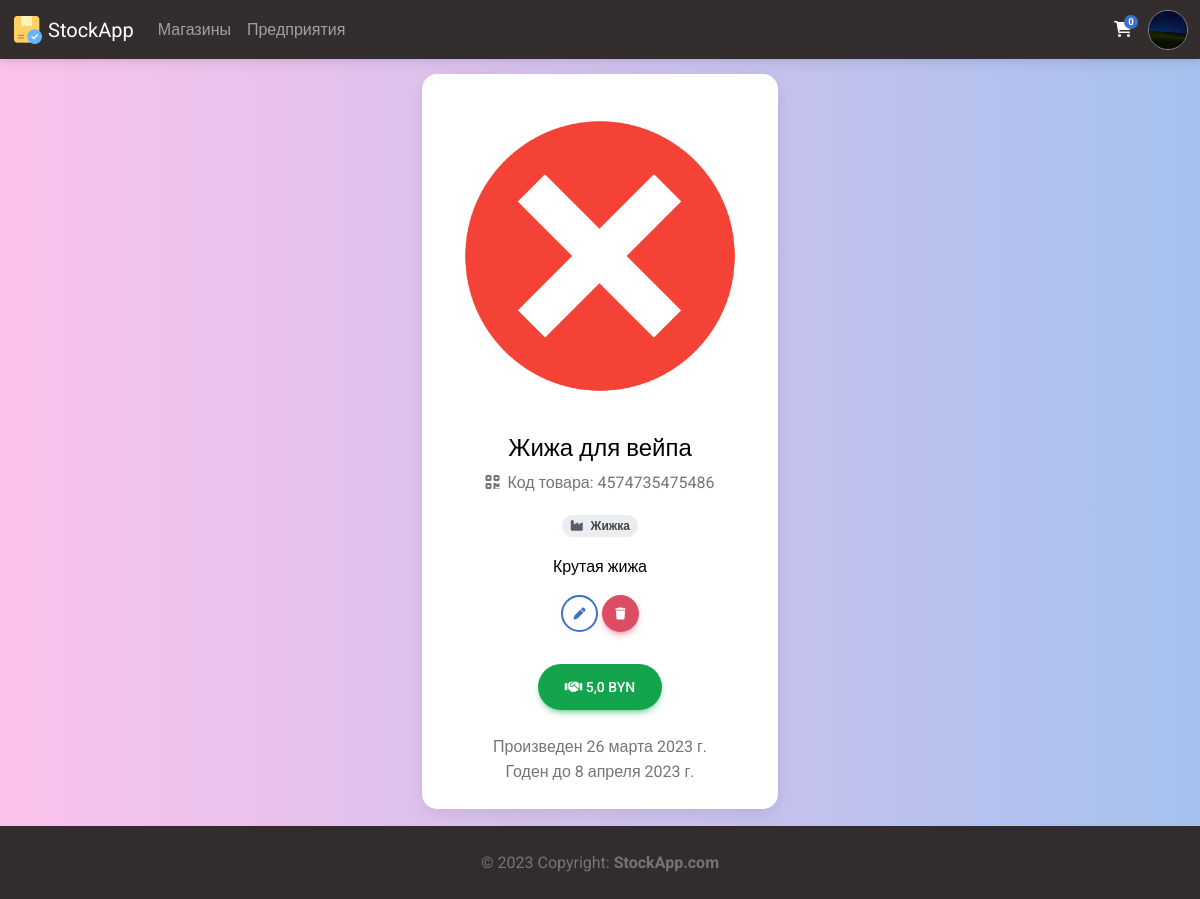
/manufacture/view_item/31 (signed in), run on the app's committed database.
### Members/models.py (models this page shows, shortened)
class Profile(models.Model):
    user = models.ForeignKey(settings.AUTH_USER_MODEL, on_delete=models.CASCADE, verbose_name='Пользователь')
    photo = models.ImageField(upload_to = 'avatars/%Y/%m/%d/', blank=False, verbose_name='Фото')
    bio = models.TextField(blank=True, verbose_name='О себе')
    manufactures = models.ManyToManyField('Manufacture.Manufacture', blank=True, verbose_name="Производства")
    shops = models.ManyToManyField('Shop.Shop', blank=True, verbose_name="Магазины")
    cart = models.ManyToManyField('CartItem', blank=True, verbose_name='Корзина')
    class Meta:
        verbose_name = 'Профиль'
        verbose_name_plural = 'Профили'
        ordering = ['-user', '-bio']

### Manufacture/models.py (models this page shows, shortened)
class CatalogItem(models.Model):
    manufacturer = models.ForeignKey('Manufacture', on_delete=models.CASCADE, blank=False, null=True, verbose_name='Производитель')
    name = models.CharField(max_length = 150, verbose_name='Название')
    bio = models.TextField(blank=True, verbose_name='О товаре')
    code = models.CharField(max_length = 13, verbose_name='Код товара')
    photo = models.ImageField(upload_to = 'catalog_items/%Y/%m/%d/', blank=False, verbose_name='Фото')
    date_of_manufacture = models.DateField(verbose_name='Дата производства')
    expiration_date = models.DateField(verbose_name='Годен до')
    amount = models.IntegerField(validators=[MinValueValidator(0), MaxValueValidator(100000)], default=100, verbose_name='Произведено единиц')
    price = models.FloatField(validators=[MinValueValidator(0.01), MaxValueValidator(252734999999999.97)], verbose_name='Цена')
    class Meta:
        verbose_name = 'Товар каталога'
        verbose_name_plural = 'Товары каталога'
        ordering = ['-name', '-id']

class Manufacture(models.Model):
    name = models.CharField(max_length = 150, verbose_name='Название', unique=True)
    photo = models.ImageField(upload_to = 'manufacture/%Y/%m/%d/', blank=False, verbose_name='Фото')
    bio = models.TextField(blank=True, verbose_name='О предприятии')
    code = models.CharField(max_length = 16, verbose_name='Код')
    class Meta:
        verbose_name = 'Предприятие'
        verbose_name_plural = 'Предприятия'
        ordering = ['-name', '-bio']

### Manufacture/views.py (the view)
# urls.py: path('view_item/<int:id>', view_item, name='view_item'),
@login_required(login_url='login')
def view_item(request, id):
    try:
        profile = Profile.objects.get(user=request.user)
        item = CatalogItem.objects.get(id=id)
        context = {
            'title': item.name,
            'request': request,
            'profile': profile,
            'item': item,
            'is_mine': True if profile.manufactures.filter(id=item.manufacturer.id).exists() else False,
        }
        return render(request, 'view_item.html', context)
    except:
        messages.success(request, ("Предприятия с таким именем не существует!"))
        return redirect('all_manufactures')

### Main/templatetags/main_tags.py (called while the page is built)
@register.inclusion_tag('modules/nav_profile.html')
def nav_profile(request):
    if request.user.is_authenticated:
        userobj = User.objects.get(username=request.user)
        profile = Profile.objects.get(user=userobj)
        context = {
            "request": request,
            "profile": profile,
        }
    else:
        context = {
            "request": request,
        }
    return context

@register.simple_tag()
def cart_items(request):
    return Profile.objects.get(user=request.user).cart.count()

### Manufacture/templates/view_item.html (shortened to what this page needs)
{% extends 'base.html' %}
{% load static %}
{% block head %}
<link rel="stylesheet" href="{% static 'styles/profile.css' %}">
{% endblock %}
{% block content %}
<section class="vh-100 gradient-custom-2">
  <div class="container py-5 h-100">
    <div class="row d-flex justify-content-center align-items-center h-100">
      <div class="col-md-12 col-xl-4">
        <div class="card" style="border-radius: 15px;">
          <div class="card-body text-center">
            <div class="mt-1 mb-4">
              {% if item.photo %}
                  <img src="{{ item.photo.url }}" class="img-fluid" alt="{{item.name}}" style="width: 100%; border-radius: 0.7rem;"/>
              {% else %}
                  <img src="{% static 'images/default_product.png' %}" class="img-fluid" alt="{{item.name}}" style="width: 100%; border-radius: 0.7rem;"/>
              {% endif %}
            </div>
            <h4 class="mb-2">{{item.name}}</h4>
            <p class="text-muted mb-3">
              <i class="fas fa-qrcode me-1"></i>
              Код товара: {{item.code}}
            </p>
            <a href="{% url 'view_manufacture' name=item.manufacturer.name %}" class="badge badge-secondary rounded-pill d-inline" title="Предприятие, выпустившее товар">
              <i class="fas fa-industry me-1"></i>
              {{item.manufacturer.name}}
            </a>
            <p class="mt-3">{{item.bio}}</p>
            {% if is_mine %}
            <div class="mb-4 pb-2">
              <a href="{% url 'edit_item' id=item.id %}" class="btn btn-outline-primary btn-floating" title="Редактировать">
                <i class="fas fa-pen"></i>
              </a>
              <a href="{% url 'delete_item' id=item.id %}" class="btn btn-danger btn-floating" title="Удалить">
                <i class="fas fa-trash"></i>
              </a>
            </div>
            {% endif %}
            {% if profile.shops.all %}
            <a href="{% url 'order' item=item.name %}" class="btn btn-success btn-rounded btn-lg" title="На склад">
              <i class="fas fa-handshake pe-none"></i>
              {{item.price}} BYN
            </a>
            {% endif %}
            {% if profile.shops.all %}
            <p class="text-muted mt-4 mb-0">Произведен {{item.date_of_manufacture}}</p>
            <p class="text-muted my-0">Годен до {{item.expiration_date}}</p>
            {% endif %}
            </div>
          </div>
        </div>
      </div>
    </div>
  </section>
{% endblock %}

### templates/base.html (shortened to what this page needs)
{% load static %}
{% load main_tags %}
<!DOCTYPE html>
<html lang="en">
<head>
    {% block head %}{% endblock %}
    <link href="https://cdnjs.cloudflare.com/ajax/libs/mdb-ui-kit/6.2.0/mdb.min.css" rel="stylesheet"/>
    <link href="https://cdnjs.cloudflare.com/ajax/libs/font-awesome/6.0.0/css/all.min.css" rel="stylesheet"/>
    <link rel="stylesheet" href="{% static 'styles/base.css' %}">
    <link rel="stylesheet" href="{% static 'styles/alert.css' %}">
</head>
<body class="text-bg-light gradient-custom-2">
    <div class="wrapper d-flex flex-column min-vh-100">
        <header class="header">
            {% block header %}
                <nav class="navbar fixed-top navbar-expand-lg navbar-dark bg-dark text-bg-dark">
                    <div class="container-fluid">
                        <div class="collapse navbar-collapse" id="navbarSupportedContent">
                            <a class="navbar-brand mt-2 mt-lg-0" href="{% url 'main' %}">
                                <img src="{% static 'images/icons/64.png' %}" height="32" alt="MDB Logo" loading="lazy" />
                                StockApp
                            </a>
                            {% if request.user.is_authenticated %}
                            <ul class="navbar-nav me-auto mb-2 mb-lg-0">
                                <li class="nav-item">
                                    <a class="nav-link" href="{% url 'all_shops' %}">Магазины</a>
                                </li>
                                <li class="nav-item">
                                    <a class="nav-link" href="{% url 'all_manufactures' %}">Предприятия</a>
                                </li>
                            </ul>
                            {% endif %}
                        </div>
                        <div class="d-flex align-items-center">
                            {% if request.user.is_authenticated %}
                            <a class="text-reset me-3" href="{% url 'cart' %}">
                                <i class="fas fa-shopping-cart"></i>
                                <span class="badge rounded-pill badge-notification bg-primary">{% cart_items request %}</span>
                            </a>
                            {% endif %}
                            {% include 'inc/_nav_profile.html' %}
                        </div>
                    </div>
                </nav>
            {% endblock %}
        </header>
        <main class="main">
            <br>
            {% block content %}
            {% endblock %}
        </main>
        <footer class="footer mt-auto text-center text-lg-start bg-dark text-muted">
            {% block footer %}
                <div class="text-center p-4" style="background-color: rgba(0, 0, 0, 0.025);">
                    © 2023 Copyright:
                    <a class="text-reset fw-bold" href="/">StockApp.com</a>
                </div>
            {% endblock %}
        </footer>
    </div>
    <link rel="stylesheet" href="{% static 'styles/profile.css' %}">
</body>
</html>

### Main/templates/modules/nav_profile.html (shortened to what this page needs)
{% load static %}
<div class="dropdown">
    <a class="dropdown-toggle d-flex align-items-center hidden-arrow" href="#" id="navbarDropdownMenuAvatar" role="button" data-mdb-toggle="dropdown" aria-expanded="false">
        {% if request.user.is_authenticated %}
            {% if profile.photo != "default_user.png"%}
                <div class="nav_profile_box">
                    <img src="{{ profile.photo.url }}" alt="defaultUser">
                </div>
            {% else %}
                <div class="nav_profile_box">
                    <img src="{% static 'images/default_user.png' %}" alt="defaultUser">
                </div>
            {% endif %}
        {% else %}
        <div class="nav_profile_box">
            <img src="{% static 'images/login.png' %}" alt="NoUser">
        </div>
        {% endif %}
    </a>
</div>

### static/styles/profile.css (style rules this page uses)
.gradient-custom-2 { background: #fbc2eb; background: -webkit-linear-gradient(to right, rgba(251, 194, 235, 1), rgba(166, 193, 238, 1)); background: linear-gradient(to right, rgba(251, 194, 235, 1), rgba(166, 193, 238, 1)) }

### static/styles/base.css (style rules this page uses)
html, body { height: 100%; }

### Main/templates/modules/nav_profile.html (style rules this page uses)
.nav_profile_box { position: relative; overflow:hidden; width:40px; height: 40px; }
.nav_profile_box img { position: absolute; top:50%; left:50%; transform:translate(-50%,-50%); width:100%; height:100%; object-fit:cover; border-radius: 10rem; border: 1px solid gray; }

### data on the page
Profile: photo (picture)
CatalogItem: photo (picture), name "Жижа для вейпа", code "4574735475486", manufacturer.name "Жижка", bio "Крутая жижа", price "5,0", date_of_manufacture "26 марта 2023 г.", expiration_date "8 апреля 2023 г."
